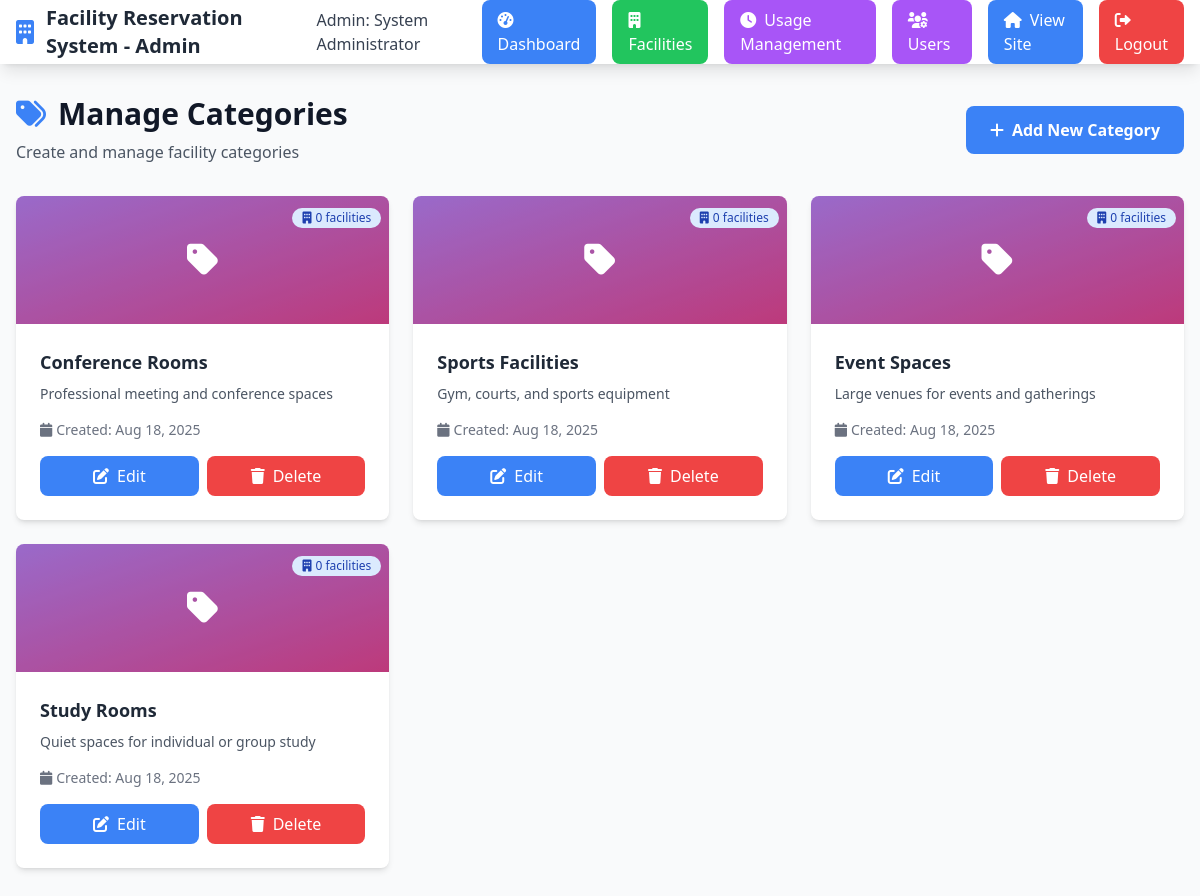
Screenshot of /admin/categories.php (signed in) with the database file from the repository.
### tables this page shows
CREATE TABLE categories (
    id INT PRIMARY KEY AUTO_INCREMENT,
    name VARCHAR(100) NOT NULL,
    description TEXT,
    created_at TIMESTAMP DEFAULT CURRENT_TIMESTAMP
);

### admin/categories.php (the view, shortened to what this page needs)
<?php
$pdo = getDBConnection();
$stmt = $pdo->query("
    SELECT c.*, COUNT(f.id) as facility_count
    FROM categories c
    LEFT JOIN facilities f ON c.id = f.category_id
    GROUP BY c.id
    ORDER BY c.created_at DESC
");
$categories = $stmt->fetchAll();
?>
<!DOCTYPE html>
<html lang="en">
<head>
    <script src="https://cdn.tailwindcss.com"></script>
    <link rel="stylesheet" href="https://cdnjs.cloudflare.com/ajax/libs/font-awesome/6.0.0/css/all.min.css">
    <link rel="stylesheet" href="../assets/css/enhanced-ui.css">
</head>
<body class="bg-gray-50">
    <nav class="bg-white shadow-lg sticky top-0 z-40">
        <div class="max-w-7xl mx-auto px-4">
            <div class="flex justify-between h-16">
                <div class="flex items-center">
                    <a href="dashboard.php" class="flex items-center">
                        <i class="fas fa-building text-primary text-2xl mr-3"></i>
                        <h1 class="text-xl font-bold text-gray-800"><?php echo SITE_NAME; ?> - Admin</h1>
                    </a>
                </div>
                <div class="flex items-center space-x-4">
                    <span class="text-gray-700">Admin: <?php echo htmlspecialchars($_SESSION['full_name']); ?></span>
                    <a href="dashboard.php" class="bg-primary hover:bg-secondary text-white px-4 py-2 rounded-lg transition duration-200 transform hover:scale-105">
                        <i class="fas fa-tachometer-alt mr-2"></i>Dashboard
                    </a>
                    <a href="facilities.php" class="bg-green-500 hover:bg-green-600 text-white px-4 py-2 rounded-lg transition duration-200 transform hover:scale-105">
                        <i class="fas fa-building mr-2"></i>Facilities
                    </a>
                    <a href="usage_management.php" class="bg-purple-500 hover:bg-purple-600 text-white px-4 py-2 rounded-lg transition duration-200 transform hover:scale-105">
                        <i class="fas fa-clock mr-2"></i>Usage Management
                    </a>
                    <a href="users.php" class="bg-purple-500 hover:bg-purple-600 text-white px-4 py-2 rounded-lg transition duration-200 transform hover:scale-105">
                        <i class="fas fa-users-cog mr-2"></i>Users
                    </a>
                    <a href="../index.php" class="bg-blue-500 hover:bg-blue-600 text-white px-4 py-2 rounded-lg transition duration-200 transform hover:scale-105">
                        <i class="fas fa-home mr-2"></i>View Site
                    </a>
                    <a href="../auth/logout.php" class="bg-red-500 hover:bg-red-600 text-white px-4 py-2 rounded-lg transition duration-200 transform hover:scale-105">
                        <i class="fas fa-sign-out-alt mr-2"></i>Logout
                    </a>
                </div>
            </div>
        </div>
    </nav>
    <div class="max-w-7xl mx-auto px-4 py-8">
        <div class="mb-8 animate-slide-up">
            <div class="flex justify-between items-center">
                <div>
                    <h1 class="text-3xl font-bold text-gray-900 mb-2 flex items-center">
                        <i class="fas fa-tags text-primary mr-3"></i>Manage Categories
                    </h1>
                    <p class="text-gray-600">Create and manage facility categories</p>
                </div>
                <button onclick="openAddModal()" class="bg-primary hover:bg-secondary text-white px-6 py-3 rounded-lg font-semibold transition duration-200 transform hover:scale-105" style="pointer-events: auto;">
                    <i class="fas fa-plus mr-2"></i>Add New Category
                </button>
            </div>
        </div>
        <div class="grid grid-cols-1 md:grid-cols-2 lg:grid-cols-3 gap-6">
            <?php foreach ($categories as $index => $category): ?>
                <div class="category-card bg-white rounded-lg shadow-md overflow-hidden animate-slide-up" style="animation-delay: <?php echo $index * 0.1; ?>s;">
                    <div class="h-32 bg-gradient-to-br from-purple-400 to-pink-500 flex items-center justify-center relative">
                        <div class="absolute inset-0 bg-black bg-opacity-20"></div>
                        <i class="fas fa-tag text-white text-4xl relative z-10"></i>
                        <div class="absolute top-2 right-2">
                            <span class="inline-flex items-center px-2.5 py-0.5 rounded-full text-xs font-medium bg-blue-100 text-blue-800">
                                <i class="fas fa-building mr-1"></i>
                                <?php echo $category['facility_count']; ?> facilities
                            </span>
                        </div>
                    </div>
                    <div class="p-6">
                        <h3 class="text-lg font-semibold text-gray-800 mb-2"><?php echo htmlspecialchars($category['name']); ?></h3>
                        <p class="text-gray-600 mb-4 text-sm"><?php echo htmlspecialchars($category['description'] ?: 'No description'); ?></p>
                        <div class="flex items-center justify-between text-sm text-gray-500 mb-4">
                            <span><i class="fas fa-calendar mr-1"></i>Created: <?php echo date('M j, Y', strtotime($category['created_at'])); ?></span>
                        </div>
                        <div class="flex space-x-2">
                            <button onclick="openEditModal(<?php echo htmlspecialchars(json_encode($category)); ?>)"
                                    class="flex-1 bg-blue-500 hover:bg-blue-600 text-white text-center py-2 rounded-lg transition duration-200 transform hover:scale-105">
                                <i class="fas fa-edit mr-2"></i>Edit
                            </button>
                            <button onclick="deleteCategory(<?php echo $category['id']; ?>)"
                                    class="flex-1 bg-red-500 hover:bg-red-600 text-white text-center py-2 rounded-lg transition duration-200 transform hover:scale-105">
                                <i class="fas fa-trash mr-2"></i>Delete
                            </button>
                        </div>
                    </div>
                </div>
            <?php endforeach; ?>
        </div>
    </div>
</body>
</html>

### admin/categories.php (style rules this page uses)
.category-card { transition: all 0.3s cubic-bezier(0.4, 0, 0.2, 1); }
button, a, input, select, textarea { pointer-events: auto !important; }
.category-card { pointer-events: auto !important; }
.category-card * { pointer-events: auto !important; }

### rows the page displays
categories: facility_count "0", name "Conference Rooms", description "Professional meeting and conference spaces", created_at "Aug 18, 2025"
categories: facility_count "0", name "Sports Facilities", description "Gym, courts, and sports equipment", created_at "Aug 18, 2025"
categories: facility_count "0", name "Event Spaces", description "Large venues for events and gatherings", created_at "Aug 18, 2025"
categories: facility_count "0", name "Study Rooms", description "Quiet spaces for individual or group study", created_at "Aug 18, 2025"

### other values shown
SITE_NAME "Facility Reservation System"
$_SESSION['full_name'] "System Administrator"
